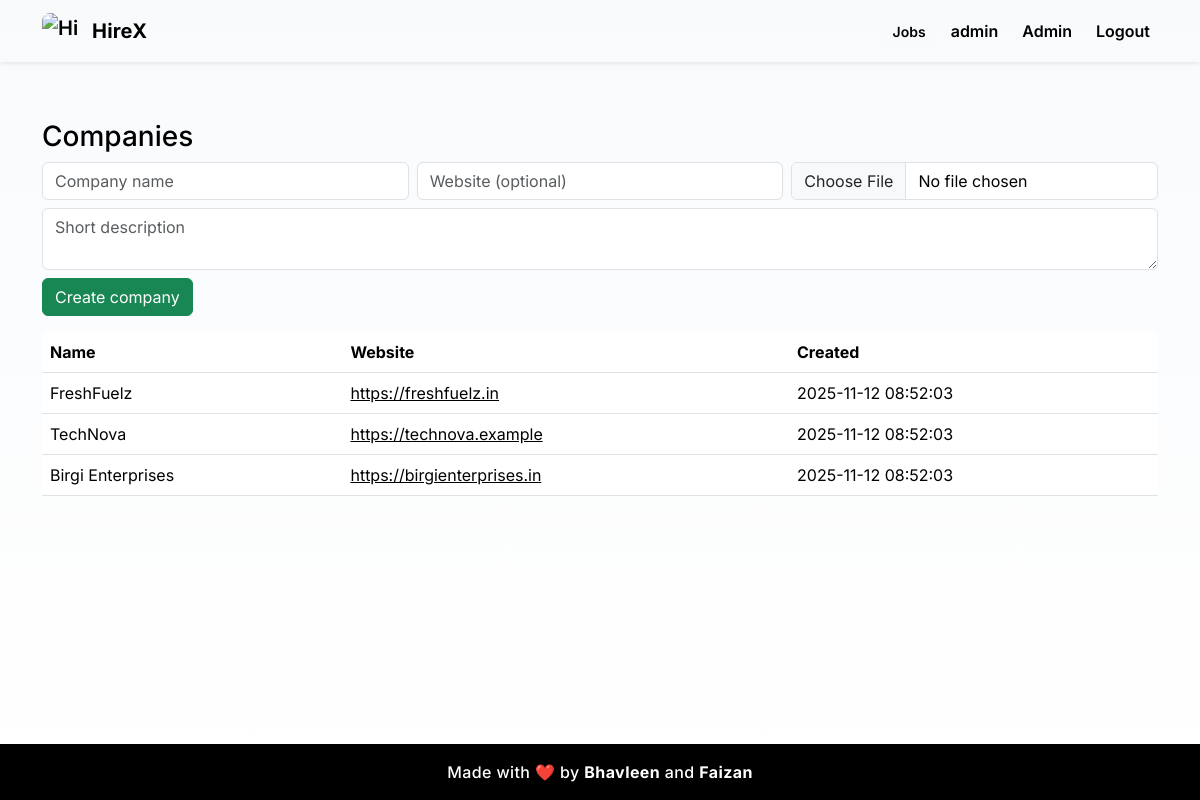
Screenshot of /admin/companies (signed in) with the database file from the repository.
### tables this page shows
CREATE TABLE companies (
  id INTEGER PRIMARY KEY AUTOINCREMENT,
  name TEXT NOT NULL,
  website TEXT,
  description TEXT,
  logo_path TEXT,
  created_at DATETIME DEFAULT CURRENT_TIMESTAMP
);

### app.py (the view)
@app.route("/admin/companies", methods=["GET", "POST"])
@admin_required
def admin_companies():
    conn = get_db()
    try:
        if request.method == "POST":
            name = request.form.get("name")
            website = request.form.get("website")
            desc = request.form.get("description")
            conn.execute("INSERT INTO companies(name,website,description) VALUES(?,?,?)", (name, website, desc))
            conn.commit()
        comps = conn.execute("SELECT * FROM companies").fetchall()
    finally:
        conn.close()
    return render_template("admin/company_list.html", companies=comps)

### app.py (called while the page is built)
def get_db():
    conn = sqlite3.connect(DB)
    conn.row_factory = sqlite3.Row
    return conn

def admin_required(f):
    @wraps(f)
    def wrap(*a, **kw):
        if session.get("user_role") != "admin":
            flash("Admin only", "danger")
            return redirect(url_for("index"))
        return f(*a, **kw)
    return wrap

@app.context_processor
def inject_user():
    return dict(current_user=session.get("username"), current_role=session.get("user_role"))

### templates/admin/company_list.html
{% extends "base.html" %}
{% block content %}
<h3>Companies</h3>
<form method="post" enctype="multipart/form-data" class="row g-2 mb-3">
  <div class="col-md-4"><input name="name" class="form-control" placeholder="Company name" required></div>
  <div class="col-md-4"><input name="website" class="form-control" placeholder="Website (optional)"></div>
  <div class="col-md-4"><input name="logo" type="file" class="form-control"></div>
  <div class="col-12">
    <textarea name="description" class="form-control" placeholder="Short description"></textarea>
  </div>
  <div class="col-12"><button class="btn btn-success">Create company</button></div>
</form>
<table class="table">
  <thead><tr><th>Name</th><th>Website</th><th>Created</th></tr></thead>
  <tbody>
    {% for c in companies %}
      <tr>
        <td>{{ c.name }}</td>
        <td>{% if c.website %}<a href="{{ c.website }}" target="_blank">{{ c.website }}</a>{% endif %}</td>
        <td>{{ c.created_at }}</td>
      </tr>
    {% endfor %}
  </tbody>
</table>
{% endblock %}

### static/css/styles.css (style rules this page uses)
:root { --primary: #1b1f3b; --accent: #00bcd4; --bg: #ffffff; --glass: rgba(255, 255, 255, 0.06); --radius: 12px; --text-color: #000000; font-family: 'Inter', sans-serif; }
body { background: linear-gradient(180deg, #f8fafc 0%, #ffffff 100%); color: var(--text-color) !important; font-family: 'Inter', sans-serif; }
h1, h2, h3, h4, h5, h6, p, span, a, label, input, textarea, small, strong, div { color: var(--text-color) !important; }
body { display: flex; flex-direction: column; min-height: 100vh; }

### rows the page displays
companies: name "FreshFuelz", website "https://freshfuelz.in", created_at "2025-11-12 08:52:03"
companies: name "TechNova", website "https://technova.example", created_at "2025-11-12 08:52:03"
companies: name "Birgi Enterprises", website "https://birgienterprises.in", created_at "2025-11-12 08:52:03"

### other values shown
{{ current_user }} "admin"
